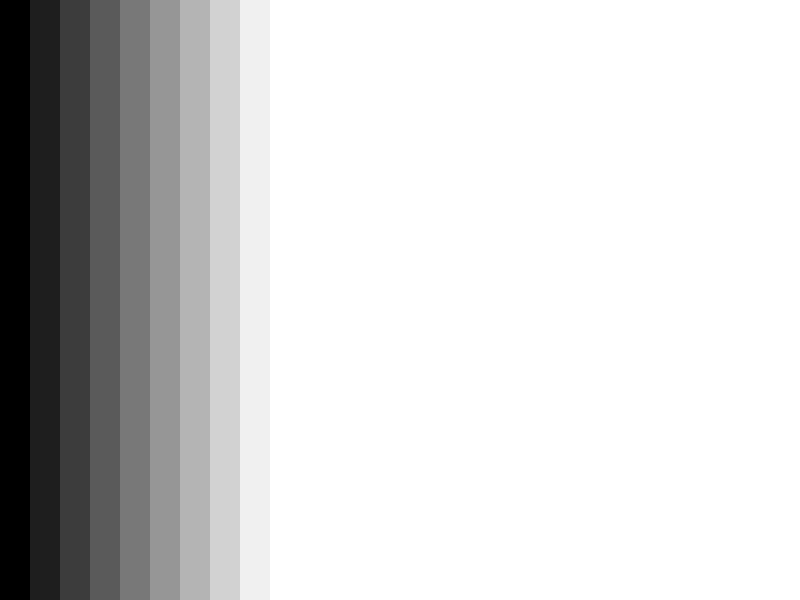
Frame 1 (no input)
Frame 60 (the mouse pressed at the canvas centre just before this capture): identical to frame 1, image omitted
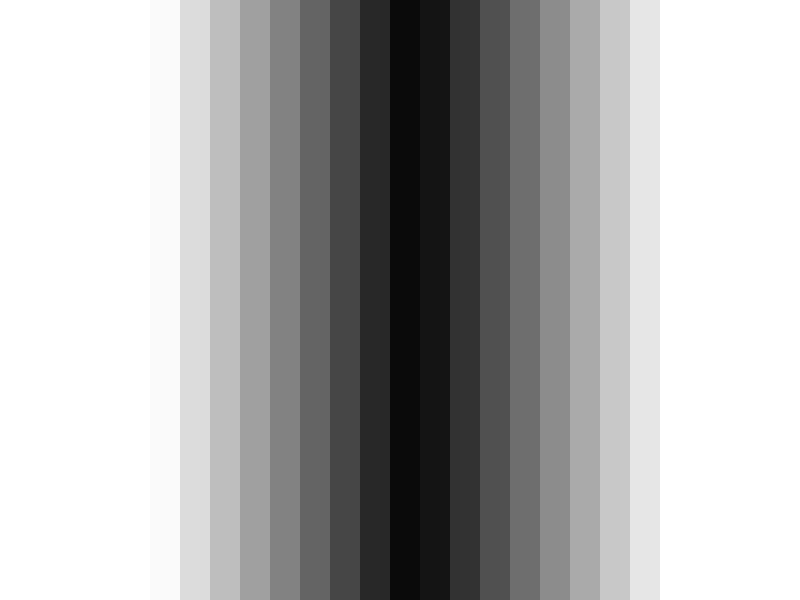
Frame 120 (the mouse held since frame 60 and released just before this capture)

The Processing sketch that drew these frames (run headless with seeded random() and noise(); from frame 60 on, the mouse is pressed at the canvas centre):

// Processing sketch: sketch_7_while_mouse_interactivity
// ── sketch_7_while_mouse_interactivity.pde
void setup() {
  size(800,600);
  background(0);
}

void draw() {
  background(0);
  // start with i as 0
  int i = 0;
  // while i is less than the width of the window
  while (i < width) {
    noStroke();
    float distance = abs(mouseX - i);
    fill(distance);
    rect(i,0,30,height);
    // increase i by 30
    i += 30;
  }
}
